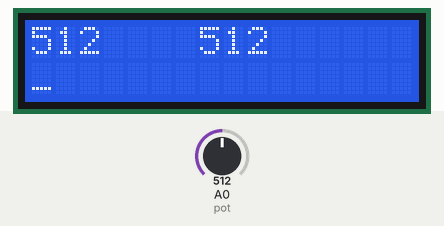
This sketch was run on a simulated Arduino Uno, built with avr-gcc and run on an emulated ATmega328P. Shown: 16×2 character LCD. Inputs (shaded band) come from the test bench; at power-on: A0 (pot) = 512.

Above: at 1.2 s.
1.3 s: A0 (pot) set to 122
At 2.2 s:
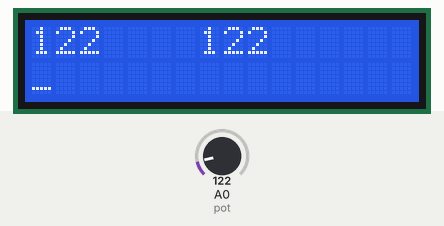
3.6 s: A0 (pot) set to 0
At 5.0 s:
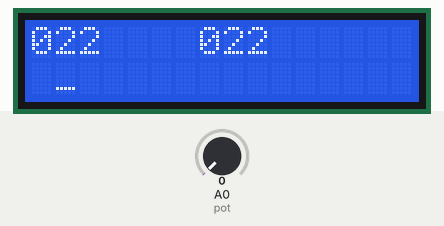
5.3 s: A0 (pot) set to 306
At 5.46 s:
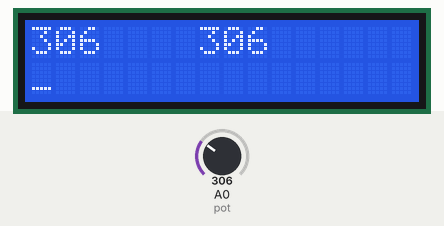
Timing chart, 0 to 8.3 s (numbered marks = the images above; inputs shaded):
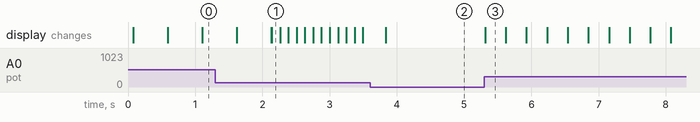

Measured:
- after the input at 1.3 s, the display: first differs from a run without the input after 0.83 s (image 1 shows a later state)
- after the input at 3.6 s, the display: changes after 0.23 s (image 2)
- after the input at 5.3 s, the display: first changes at once (image 3 shows a later state)

The sketch:

Sampling_data.ino
```cpp
#include <LiquidCrystal.h>
LiquidCrystal lcd(4,5,6,7,8,9);
int pot = A0;
int valDelay;
int sample;
void setup()
{
  lcd.begin(16,2);
  pinMode(pot, INPUT);
}

void loop()
{
  valDelay=analogRead(pot);
  lcd.setCursor(0,0);
  lcd.print(valDelay);
  lcd.setCursor(7,0);
  lcd.print(sample);
  if(sample != valDelay)
  {
    delay(10);
    sample=valDelay;
  }
  else if(sample == valDelay)
  {
    lcd.setCursor(0,1);
    lcd.print("_ ");
    delay(valDelay);
    lcd.setCursor(0,1);
    lcd.print(" _");
    delay(valDelay);
  }
}
```
